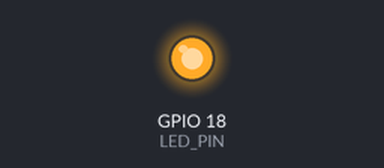
A program run on a simulated Raspberry Pi (BCM pin numbers). On the bench: output pins drawn as LEDs (lit = HIGH). What the program prints to the terminal is not drawn. At 20.0 s the program stops and its outputs stay as they are.

Above: at 0.1 s.
At 19.1 s:
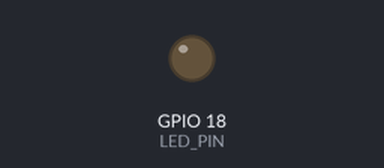
Timing chart, 0 to 20.6 s (numbered marks = the images above):
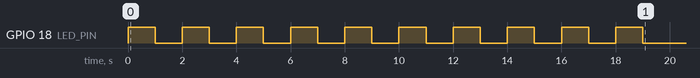

The program:

led.py
```python
# 导入所需库：RPi.GPIO（GPIO控制）、time（延时功能）
import RPi.GPIO as GPIO
import time

# 配置核心参数（与接线对应，修改GPIO_PIN需同步调整硬件接线）
LED_PIN = 18  # 控制LED的GPIO引脚（BCM编号，对应物理引脚12）
FLASH_INTERVAL = 1  # LED闪烁间隔，单位：秒（1秒亮/1秒灭）
FLASH_TIMES = 10  # 闪烁总次数（0表示无限闪烁，按Ctrl+C停止）

def init_led():
    """初始化LED引脚"""
    # 设置GPIO编号规则：BCM（树莓派官方推荐，与引脚标注一致）
    GPIO.setmode(GPIO.BCM)
    # 关闭GPIO警告信息（避免重复运行报错）
    GPIO.setwarnings(False)
    # 配置LED_PIN为输出模式（用于向LED发送高低电平信号）
    GPIO.setup(LED_PIN, GPIO.OUT)
    # 初始化LED为熄灭状态（低电平）
    GPIO.output(LED_PIN, GPIO.LOW)
    print("LED初始化完成，引脚：GPIO{}".format(LED_PIN))

def led_flash():
    """LED闪烁功能实现"""
    init_led()  # 先初始化LED
    try:
        if FLASH_TIMES == 0:
            # 无限闪烁模式
            print("LED进入无限闪烁模式，按Ctrl+C停止...")
            while True:
                GPIO.output(LED_PIN, GPIO.HIGH)  # 点亮LED（高电平）
                print("LED → 亮")
                time.sleep(FLASH_INTERVAL)  # 保持亮灯状态

                GPIO.output(LED_PIN, GPIO.LOW)   # 熄灭LED（低电平）
                print("LED → 灭")
                time.sleep(FLASH_INTERVAL)  # 保持熄灭状态
        else:
            # 指定次数闪烁模式
            print("LED将闪烁{}次，间隔{}秒...".format(FLASH_TIMES, FLASH_INTERVAL))
            for i in range(1, FLASH_TIMES + 1):
                GPIO.output(LED_PIN, GPIO.HIGH)  # 点亮LED
                print("第{}次闪烁 → LED亮".format(i))
                time.sleep(FLASH_INTERVAL)

                GPIO.output(LED_PIN, GPIO.LOW)   # 熄灭LED
                print("第{}次闪烁 → LED灭".format(i))
                time.sleep(FLASH_INTERVAL)
    except KeyboardInterrupt:
        # 按Ctrl+C时，优雅退出程序
        print("\n用户手动停止程序")
    finally:
        # 无论程序正常结束还是异常退出，均清理GPIO资源
        GPIO.output(LED_PIN, GPIO.LOW)  # 确保LED最终处于熄灭状态
        GPIO.cleanup()  # 释放GPIO引脚，避免占用
        print("GPIO资源已清理，程序结束")

# 程序入口（直接运行该文件即可执行）
if __name__ == "__main__":
    led_flash()
```
